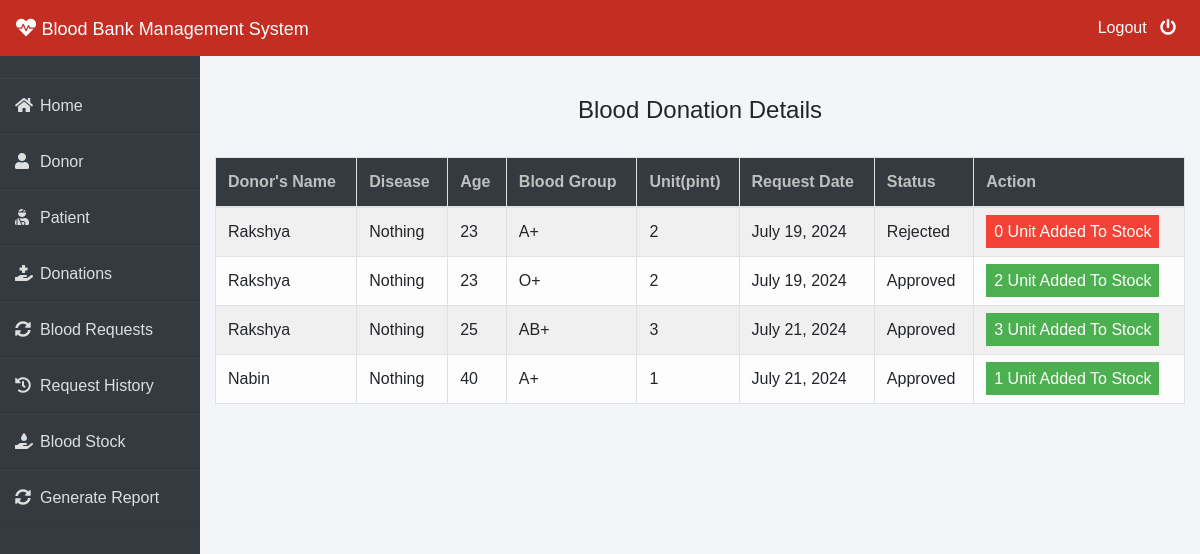
Page /admin-donation (signed in) on the committed database.
### donor/models.py (models this page shows, shortened)
class BloodDonate(models.Model):
    donor=models.ForeignKey(Donor,on_delete=models.CASCADE)
    disease=models.CharField(max_length=100,default="Nothing")
    age=models.PositiveIntegerField()
    bloodgroup=models.CharField(max_length=10)
    unit=models.PositiveIntegerField(default=0)
    status=models.CharField(max_length=20,default="Pending")
    date_approved = models.DateField(null=True)
    date=models.DateField(auto_now=True)

class Donor(models.Model):
    user=models.OneToOneField(User,on_delete=models.CASCADE)
    profile_pic= models.ImageField(upload_to='profile_pic/Donor/',null=True,blank=True)
    bloodgroup=models.CharField(max_length=10)
    address = models.CharField(max_length=40)
    mobile = models.CharField(max_length=20,null=False)
    def __str__(self):
        return self.user.first_name

### blood/views.py (the view)
# urls.py: path('admin-donation', views.admin_donation_view,name='admin-donation'),
@login_required(login_url='adminlogin')
def admin_donation_view(request):
    donations=dmodels.BloodDonate.objects.all()
    return render(request,'blood/admin_donation.html',{'donations':donations})

### templates/blood/admin_donation.html (shortened to what this page needs)
{% extends 'blood/adminbase.html' %}
{% block content %}
{% load widget_tweaks %}
{%load static%}
<head>
   </head>
<br><br>
<div class="container">
    <H4 class="text-center">Blood Donation Details</H4><br>
    <table class="table table-light table-hover table-bordered table-striped">
        <thead class="bg-dark">
            <tr>
                <th scope="col" style="color: rgb(192, 192, 192);">Donor's Name</th>
                <th scope="col" style="color: rgb(192, 192, 192);">Disease</th>
                <th scope="col" style="color: rgb(192, 192, 192);">Age</th>
                <th scope="col" style="color: rgb(192, 192, 192);">Blood Group</th>
                <th scope="col" style="color: rgb(192, 192, 192);">Unit(pint)</th>
                <th scope="col" style="color: rgb(192, 192, 192);">Request Date</th>
                <th scope="col" style="color: rgb(192, 192, 192);">Status</th>
                <th style="color: rgb(192, 192, 192);">Action</th>
            </tr>
        </thead>
        <tbody>
            {% for t in donations %}
            <tr>
                <td> {{t.donor}}</td>
                <td> {{t.disease}}</td>
                <td> {{t.age}}</td>
                <td>{{t.bloodgroup}}</td>
                <td>{{t.unit}}</td>
                <td>{{t.date}}</td>
                <td>{{t.status}}</td>
                {% if t.status == 'Pending' %}
                <td>
                    <button class="btn btn-success btn-sm"><a  style="text-decoration: none;color: white;" href="{% url 'approve-donation' t.id  %}"><i class="fa fa-check"></i> Approve</a> </button>
                    <button class="btn btn-danger btn-sm"><a  style="text-decoration: none;color: white;" href="{% url 'reject-donation' t.id  %}"><i class="fa fa-times"></i> Reject</a> </button>
                </td>
                {% elif  t.status == 'Approved' %}
                <td><span class="label success">{{t.unit}} Unit Added To Stock</span></td>
                {% else %}
                <td><span class="label danger">0 Unit Added To Stock</span></td>
                {% endif %}
            </tr>
            {% endfor %}
        </tbody>
    </table>
</div>
{% endblock content %}

### templates/blood/adminbase.html (style rules this page uses)
* { margin: 0; padding: 0; box-sizing: border-box; list-style: none; text-decoration: none; font-family: 'Josefin Sans', sans-serif; }
body { background-color: #f3f5f9; }

### templates/blood/admin_donation.html (style rules this page uses)
.label { color: white; padding: 8px; }
.success { background-color: #4CAF50; }
.danger { background-color: #f44336; }

### rows in the picture
BloodDonate: donor "Rakshya", disease "Nothing", age "23", bloodgroup "A+", unit "2", date "July 19, 2024", status "Rejected", shows "0 Unit Added To Stock"
BloodDonate: donor "Rakshya", disease "Nothing", age "23", bloodgroup "O+", unit "2", date "July 19, 2024", status "Approved"
BloodDonate: donor "Rakshya", disease "Nothing", age "25", bloodgroup "AB+", unit "3", date "July 21, 2024", status "Approved"
BloodDonate: donor "Nabin", disease "Nothing", age "40", bloodgroup "A+", unit "1", date "July 21, 2024", status "Approved"
